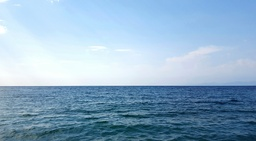
#> input picture Cluster Analysis in Python ipynb/sea.jpg, 256 x 141 px, shrunk from 3600 x 1981 before the run
$ jupyter execute --allow-errors 'T4. Clustering in Real World.ipynb'
#> lines starting #> are read from the running program, lines starting #| are printed output that depends on the picture
## Clustering in Real World
Now that you are familiar with two of the most popular clustering techniques, this chapter helps you apply this knowledge to real-world problems. The chapter first discusses the process of finding dominant colors in an image, before moving on to the problem discussed in the introduction - clustering of news articles. The chapter concludes with a discussion on clustering with multiple variables, which makes it difficult to visualize all the data.

### Extract RGB values from image
There are broadly three steps to find the dominant colors in an image:

Extract RGB values into three lists.
Perform k-means clustering on scaled RGB values.
Display the colors of cluster centers.
To extract RGB values, we use the imread() function of the image class of matplotlib. Empty lists, r, g and b have been initialized.

[cell 1]
import pandas as pd
import matplotlib.image as img
import numpy as np
from scipy.cluster.vq import whiten,kmeans, vq
from matplotlib import pyplot as plt
import seaborn as sns

image = img.imread('sea.jpg') #
#> image is the input picture: shape (141, 256, 3); mean R, G, B 142.7, 174.4, 200
image.shape

r,g,b = [], [],[]

for row in image:
    for pixel in row:
    #A pixel contains rgb values
        temp_r, temp_g, temp_b = pixel
        r.append(temp_r)
        g.append(temp_g)
        b.append(temp_b)
#> this loop made 141 passes
#> after the loop, b = 36096 items; g = 36096 items; r = 36096 items

pixels = pd.DataFrame({'red':r, 'blue':b, 'green':g})
#> pixels = table of 36096 rows and 3 columns

# normalize data
pixels['scaled_red']   = whiten(pixels['red'] )
pixels['scaled_blue']  = whiten(pixels['blue'] )
pixels['scaled_green'] = whiten(pixels['green'] )

pixels.head()
#> Out = table of 5 rows and 6 columns

### How many dominant colors?
We have loaded the following image using the imread() function of the image class of matplotlib.

The RGB values are stored in a data frame, pixels. The RGB values have been standardized used the whiten() function, stored in columns, scaled_red, scaled_blue and scaled_green.

Construct an elbow plot with the data frame. How many dominant colors are present?

[cell 2]
## create an elbow plot
distortions = []
num_clusters =  range(2, 5)

# create a list of distortions from the kmeans method
for k in num_clusters:
    cluster_centers, distortion = kmeans(pixels[['scaled_red', 'scaled_blue', 'scaled_green']], k)
    distortions.append(distortion)
#> this loop made 3 passes
#> distortion on passes 2 to 3: 0.494, 0.379
#> (cluster_centers, distortion) on pass 1: ([[2.72, 4.18, 3.53], [0.916, 2.27, 1.67]], 0.655)
#> after the loop, distortions = [0.655, 0.494, 0.379]

#create a df with numbers of clusters and distortions
df = pd.DataFrame({'num_clusters':num_clusters,
                'distortions':distortions})
#> df = table of 3 rows and 2 columns

# Create a line plot of num_clusters and distortions
sns.lineplot(x= 'num_clusters', y='distortions', data = df)
plt.xticks(num_clusters)
plt.show()
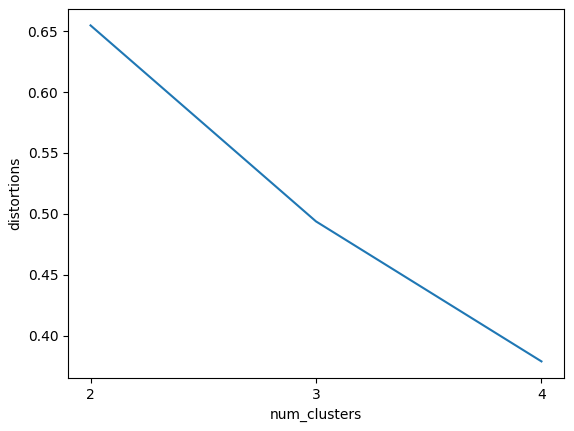
#> figure drawn by matplotlib, 1 panel

#the optimal number of cluster is 3

### Display dominant colors
We have loaded the following image using the imread() function of the image class of matplotlib.

To display the dominant colors, convert the colors of the cluster centers to their raw values and then converted them to the range of 0-1, using the following formula: converted_pixel = standardized_pixel * pixel_std / 255

The RGB values are stored in a data frame, pixels. The scaled RGB values are stored in columns, scaled_red, scaled_blue and scaled_green. The cluster centers are stored in the variable cluster_centers, which were generated using the kmeans() function with three clusters.

[cell 3]
## find dominat colors
cluster_centers, _ = kmeans(pixels[['scaled_red', 'scaled_blue','scaled_green']], 3)
#> cluster_centers = [[3.01, 4.32, 3.77], [0.796, 2.15, 1.55], [2.05, 3.74, 2.93]]
# Get standard deviations of each color
r_std, g_std, b_std  = pixels[['red', 'green', 'blue']].std()
#> r_std = 70; g_std = 61.68; b_std = 57.76

#> (the rest of this cell did not finish here and is left out)

[cell 4]
### Document clustering
# import nltk
# nltk.download()
from nltk import word_tokenize
import re

# convert text into smaller parts - tokens, clean data for processing
def remove_noise(text, stop_words =[]):
    tokens = word_tokenize(text)
    cleaned_tokens = []
    for token in tokens:
        token = re.sub('[^A-Za-z0-9]+', '', token)
        if len(token) > 1 and token.lower() not in stop_words:
            #Get lowercase
            cleaned_tokens.append(token.lower())

    return cleaned_tokens

#example
print(remove_noise("It is lovely weather we are having. I hope the weather continues"))
#> (the call stopped at in remove_noise, `tokens = word_tokenize(text)`: nltk is not available in this run)
